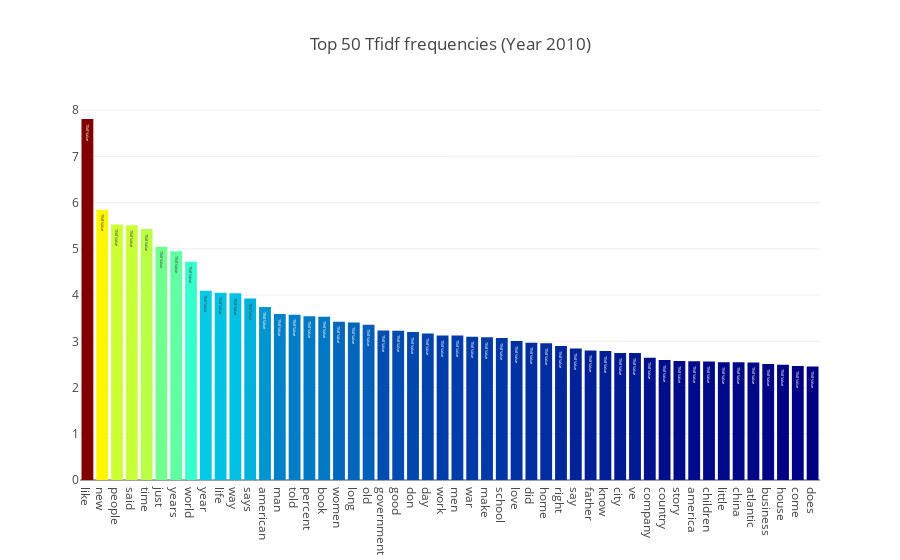
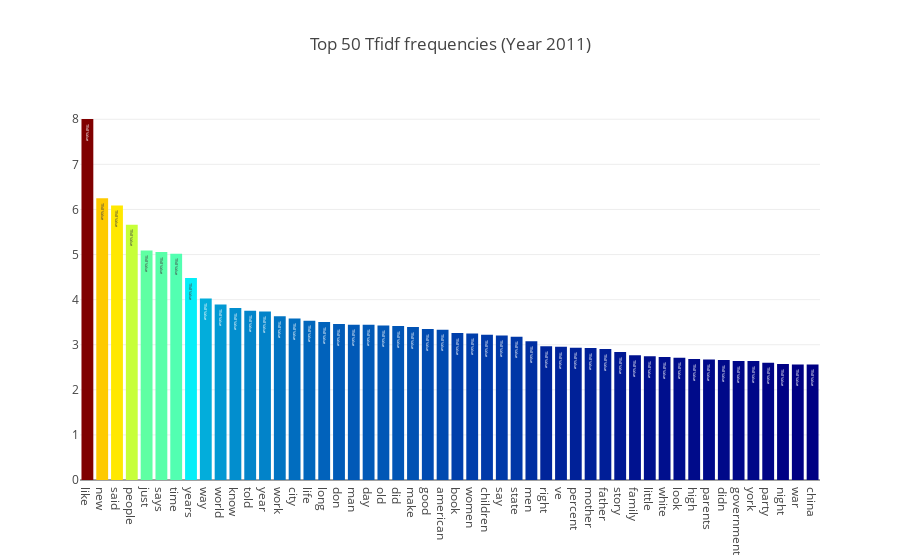
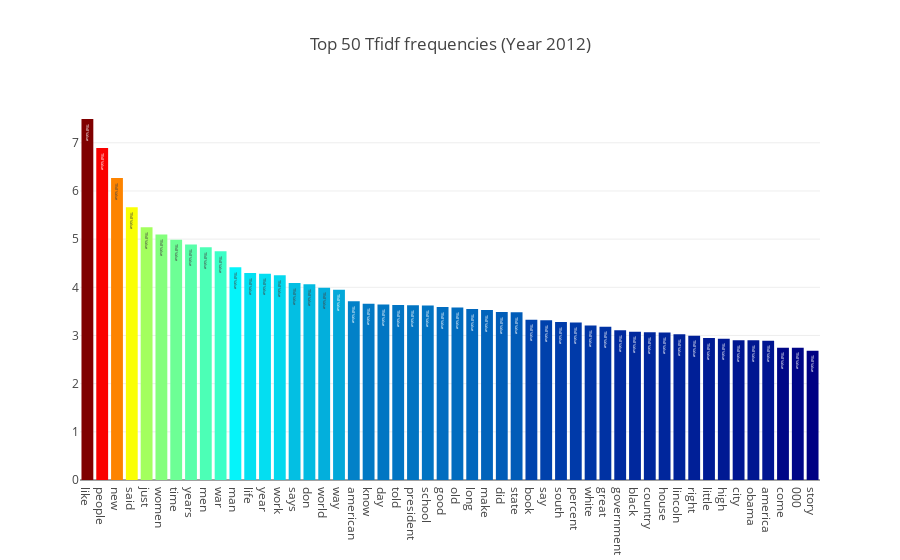
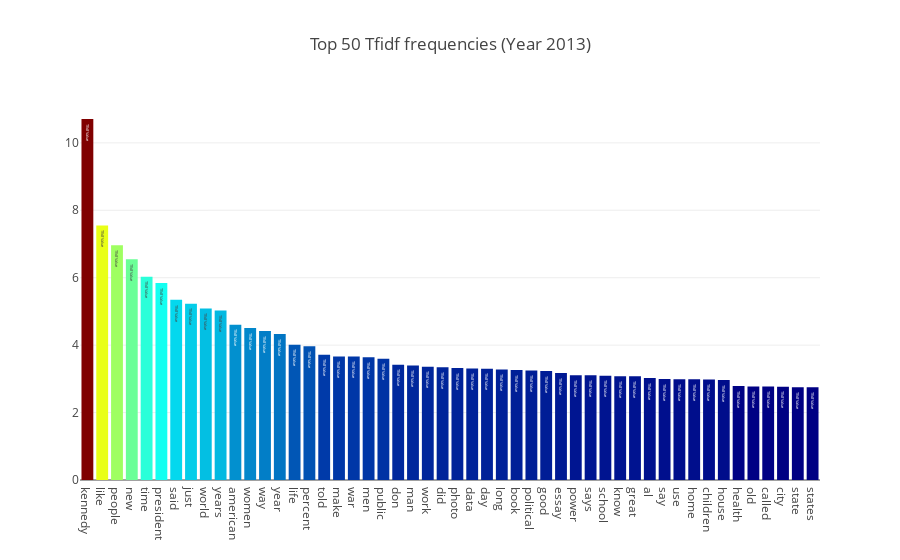

Here is the notebook cell these charts were saved with, in order:
### Code cell
import numpy as np
from sklearn.feature_extraction.text import CountVectorizer, TfidfVectorizer

tf_vectorizer = dict()
tf = dict()
feature_names = dict()
count_vec = dict()

tf_vectorizer = dict()
tf = dict()
feature_names = dict()
count_vec = dict()

for year in range(2010, 2018 + 1):
    txt = text_by_year[year]

    tf_vectorizer[year] = TfidfVectorizer(max_df=0.95,
                                        min_df=2,
                                        stop_words='english',
                                        decode_error='ignore')

    tf[year] = tf_vectorizer[year].fit_transform(txt)

    feature_names[year] = tf_vectorizer[year].get_feature_names()

    count_vec[year] = np.asarray(tf[year].sum(axis=0)).ravel()
    
    plot_frequent_word(count_vec[year], "Year {}".format(year), feature_names[year])

### Figure 1 — Plotly figure (JSON) as saved in the notebook; plotly's stock layout.template omitted (floating-point values rounded to 4 significant figures)
{"data": [{"marker": {"color": [7.809, 5.847, 5.525, 5.511, 5.432, 5.045, 4.949, 4.722, 4.096, 4.05, 4.038, 3.924, 3.743, 3.592, 3.574, 3.543, 3.533, 3.425, 3.409, 3.358, 3.231, 3.226, 3.204, 3.169, 3.126, 3.125, 3.101, 3.089, 3.07, 3.006, 2.971, 2.959, 2.897, 2.845, 2.803, 2.791, 2.747, 2.747, 2.646, 2.599, 2.574, 2.57, 2.564, 2.549, 2.548, 2.542, 2.51, 2.492, 2.467, 2.453], "colorscale": "Jet"}, "text": "Tfidf Value", "type": "bar", "uid": "7337e599-cafc-4c75-8f2e-3fae9a4e0e5a", "x": ["like", "new", "people", "said", "time", "just", "years", "world", "year", "life", "way", "says", "american", "man", "told", "percent", "book", "women", "long", "old", "government", "good", "don", "day", "work", "men", "war", "make", "school", "love", "did", "home", "right", "say", "father", "know", "city", "ve", "company", "country", "story", "america", "children", "little", "china", "atlantic", "business", "house", "come", "does"], "y": [7.809, 5.847, 5.525, 5.511, 5.432, 5.045, 4.949, 4.722, 4.096, 4.05, 4.038, 3.924, 3.743, 3.592, 3.574, 3.543, 3.533, 3.425, 3.409, 3.358, 3.231, 3.226, 3.204, 3.169, 3.126, 3.125, 3.101, 3.089, 3.07, 3.006, 2.971, 2.959, 2.897, 2.845, 2.803, 2.791, 2.747, 2.747, 2.646, 2.599, 2.574, 2.57, 2.564, 2.549, 2.548, 2.542, 2.51, 2.492, 2.467, 2.453]}], "layout": {"title": {"text": "Top 50 Tfidf frequencies (Year 2010)"}}}

### Figure 2 — Plotly figure (JSON) as saved in the notebook; plotly's stock layout.template omitted (floating-point values rounded to 4 significant figures)
{"data": [{"marker": {"color": [8.006, 6.247, 6.088, 5.661, 5.092, 5.058, 5.019, 4.483, 4.026, 3.89, 3.815, 3.751, 3.735, 3.63, 3.579, 3.533, 3.505, 3.458, 3.445, 3.441, 3.427, 3.413, 3.392, 3.346, 3.335, 3.259, 3.252, 3.219, 3.206, 3.179, 3.077, 2.965, 2.953, 2.931, 2.925, 2.905, 2.836, 2.767, 2.742, 2.726, 2.71, 2.685, 2.674, 2.659, 2.638, 2.638, 2.599, 2.574, 2.563, 2.559], "colorscale": "Jet"}, "text": "Tfidf Value", "type": "bar", "uid": "38804fd0-efe7-4de9-9907-b8f389ec0c19", "x": ["like", "new", "said", "people", "just", "says", "time", "years", "way", "world", "know", "told", "year", "work", "city", "life", "long", "don", "man", "day", "old", "did", "make", "good", "american", "book", "women", "children", "say", "state", "men", "right", "ve", "percent", "mother", "father", "story", "family", "little", "white", "look", "high", "parents", "didn", "government", "york", "party", "night", "war", "china"], "y": [8.006, 6.247, 6.088, 5.661, 5.092, 5.058, 5.019, 4.483, 4.026, 3.89, 3.815, 3.751, 3.735, 3.63, 3.579, 3.533, 3.505, 3.458, 3.445, 3.441, 3.427, 3.413, 3.392, 3.346, 3.335, 3.259, 3.252, 3.219, 3.206, 3.179, 3.077, 2.965, 2.953, 2.931, 2.925, 2.905, 2.836, 2.767, 2.742, 2.726, 2.71, 2.685, 2.674, 2.659, 2.638, 2.638, 2.599, 2.574, 2.563, 2.559]}], "layout": {"title": {"text": "Top 50 Tfidf frequencies (Year 2011)"}}}

### Figure 3 — Plotly figure (JSON) as saved in the notebook; plotly's stock layout.template omitted (floating-point values rounded to 4 significant figures)
{"data": [{"marker": {"color": [7.494, 6.89, 6.27, 5.664, 5.246, 5.098, 4.989, 4.89, 4.829, 4.75, 4.418, 4.299, 4.284, 4.251, 4.09, 4.065, 3.992, 3.947, 3.71, 3.658, 3.641, 3.631, 3.626, 3.621, 3.589, 3.582, 3.549, 3.527, 3.486, 3.481, 3.325, 3.317, 3.279, 3.268, 3.209, 3.182, 3.108, 3.079, 3.069, 3.061, 3.028, 2.994, 2.948, 2.935, 2.902, 2.9, 2.89, 2.748, 2.744, 2.682], "colorscale": "Jet"}, "text": "Tfidf Value", "type": "bar", "uid": "2100361e-c7c2-4ef5-b5c1-cd77adcce76c", "x": ["like", "people", "new", "said", "just", "women", "time", "years", "men", "war", "man", "life", "year", "work", "says", "don", "world", "way", "american", "know", "day", "told", "president", "school", "good", "old", "long", "make", "did", "state", "book", "say", "south", "percent", "white", "great", "government", "black", "country", "house", "lincoln", "right", "little", "high", "city", "obama", "america", "come", "000", "story"], "y": [7.494, 6.89, 6.27, 5.664, 5.246, 5.098, 4.989, 4.89, 4.829, 4.75, 4.418, 4.299, 4.284, 4.251, 4.09, 4.065, 3.992, 3.947, 3.71, 3.658, 3.641, 3.631, 3.626, 3.621, 3.589, 3.582, 3.549, 3.527, 3.486, 3.481, 3.325, 3.317, 3.279, 3.268, 3.209, 3.182, 3.108, 3.079, 3.069, 3.061, 3.028, 2.994, 2.948, 2.935, 2.902, 2.9, 2.89, 2.748, 2.744, 2.682]}], "layout": {"title": {"text": "Top 50 Tfidf frequencies (Year 2012)"}}}

### Figure 4 — Plotly figure (JSON) as saved in the notebook; plotly's stock layout.template omitted (floating-point values rounded to 4 significant figures)
{"data": [{"marker": {"color": [10.71, 7.546, 6.964, 6.549, 6.03, 5.845, 5.343, 5.227, 5.085, 5.024, 4.602, 4.509, 4.42, 4.332, 4.009, 3.967, 3.717, 3.666, 3.663, 3.643, 3.599, 3.421, 3.393, 3.359, 3.341, 3.319, 3.308, 3.296, 3.275, 3.265, 3.248, 3.235, 3.172, 3.107, 3.105, 3.091, 3.076, 3.074, 3.024, 2.996, 2.99, 2.988, 2.978, 2.963, 2.787, 2.776, 2.774, 2.765, 2.753, 2.752], "colorscale": "Jet"}, "text": "Tfidf Value", "type": "bar", "uid": "7ee686ed-5c72-4303-aab6-0b8f12616ace", "x": ["kennedy", "like", "people", "new", "time", "president", "said", "just", "world", "years", "american", "women", "way", "year", "life", "percent", "told", "make", "war", "men", "public", "don", "man", "work", "did", "photo", "data", "day", "long", "book", "political", "good", "essay", "power", "says", "school", "know", "great", "al", "say", "use", "home", "children", "house", "health", "old", "called", "city", "state", "states"], "y": [10.71, 7.546, 6.964, 6.549, 6.03, 5.845, 5.343, 5.227, 5.085, 5.024, 4.602, 4.509, 4.42, 4.332, 4.009, 3.967, 3.717, 3.666, 3.663, 3.643, 3.599, 3.421, 3.393, 3.359, 3.341, 3.319, 3.308, 3.296, 3.275, 3.265, 3.248, 3.235, 3.172, 3.107, 3.105, 3.091, 3.076, 3.074, 3.024, 2.996, 2.99, 2.988, 2.978, 2.963, 2.787, 2.776, 2.774, 2.765, 2.753, 2.752]}], "layout": {"title": {"text": "Top 50 Tfidf frequencies (Year 2013)"}}}
